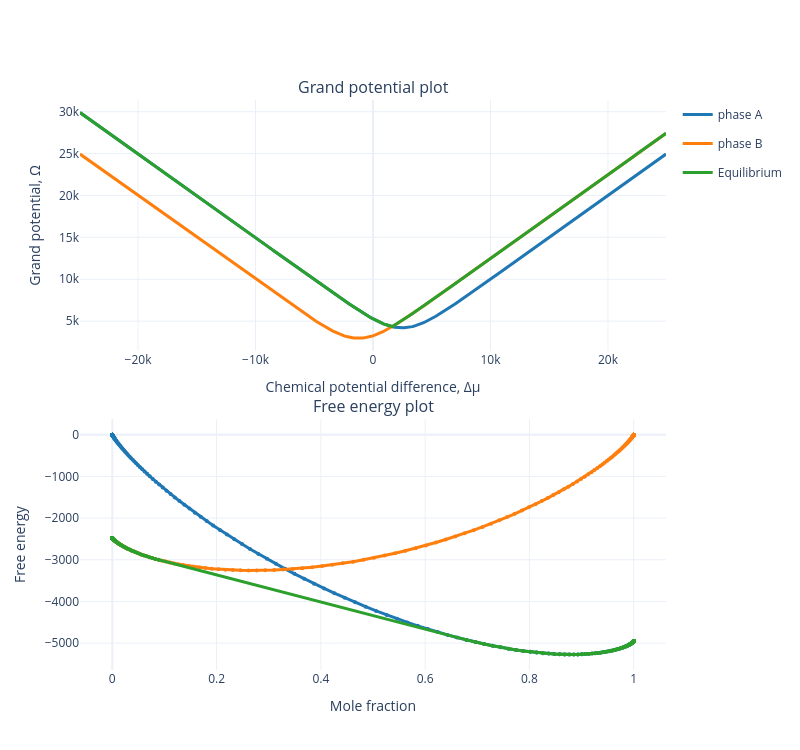

Here is the notebook cell this chart was saved with:
### Code cell
# Evaluate data
gA_vals = phaseAb(input_tensor).detach().cpu().numpy().squeeze()
gB_vals = phaseBb(input_tensor).detach().cpu().numpy().squeeze()
gsys_vals = systemb(input_tensor).detach().cpu().numpy().squeeze()
x_mu = input_tensor[..., 1].detach().cpu().numpy().squeeze()

xA_frac = -muAd[:, 1].detach().cpu().numpy().squeeze()
yA_free = -fAd.detach().cpu().numpy().squeeze()

xB_frac = -muBd[:, 1].detach().cpu().numpy().squeeze()
yB_free = -fBd.detach().cpu().numpy().squeeze()

xsys_frac = -musysd[:, 1].detach().cpu().numpy().squeeze()
ysys_free = -fsysd.detach().cpu().numpy().squeeze()

# Create stacked subplots (2 rows, 1 col) with linked legend
fig = make_subplots(
    rows=2, cols=1,
    shared_xaxes=False,
    vertical_spacing=0.12,
    subplot_titles=("Grand potential plot", "Free energy plot")
)

colors = {
    "phase A": "#1f77b4",
    "phase B": "#ff7f0e",
    "Equilibrium": "#2ca02c"
}

# --- Top Plot: Grand potential ---
fig.add_trace(
    go.Scatter(
        x=x_mu, y=gA_vals,
        name="phase A",
        legendgroup="phase A",
        showlegend=True,
        line=dict(width=3, color=colors["phase A"])
    ),
    row=1, col=1
)
fig.add_trace(
    go.Scatter(
        x=x_mu, y=gB_vals,
        name="phase B",
        legendgroup="phase B",
        showlegend=True,
        line=dict(width=3, color=colors["phase B"])
    ),
    row=1, col=1
)
fig.add_trace(
    go.Scatter(
        x=x_mu, y=gsys_vals,
        name="Equilibrium",
        legendgroup="Equilibrium",
        showlegend=True,
        line=dict(width=3, color=colors["Equilibrium"])
    ),
    row=1, col=1
)

# --- Bottom Plot: Free energy ---
fig.add_trace(
    go.Scatter(
        x=xA_frac, y=yA_free,
        name="phase A",
        legendgroup="phase A",
        showlegend=False,
        mode="lines+markers",
        marker=dict(size=4),
        line=dict(width=3, color=colors["phase A"])
    ),
    row=2, col=1
)
fig.add_trace(
    go.Scatter(
        x=xB_frac, y=yB_free,
        name="phase B",
        legendgroup="phase B",
        showlegend=False,
        mode="lines+markers",
        marker=dict(size=4),
        line=dict(width=3, color=colors["phase B"])
    ),
    row=2, col=1
)
fig.add_trace(
    go.Scatter(
        x=xsys_frac, y=ysys_free,
        name="Equilibrium",
        legendgroup="Equilibrium",
        showlegend=False,
        mode="lines+markers",
        marker=dict(size=4),
        line=dict(width=3, color=colors["Equilibrium"])
    ),
    row=2, col=1
)

fig.update_xaxes(title_text="Chemical potential difference, Δμ", row=1, col=1)
fig.update_yaxes(title_text="Grand potential, Ω", row=1, col=1)

fig.update_xaxes(title_text="Mole fraction", row=2, col=1)
fig.update_yaxes(title_text="Free energy", row=2, col=1)

fig.update_layout(
    height=750,
    width=800,
    template="plotly_white"
)

fig.show()

### Figure 1 — Plotly figure (JSON) as saved in the notebook; plotly's stock layout.template omitted (floating-point values rounded to 4 significant figures; data arrays with more than 128 entries replaced by an {"elided": "..."} marker saying what was removed)
{"data": [{"legendgroup": "phase A", "line": {"color": "#1f77b4", "width": 3}, "name": "phase A", "showlegend": true, "type": "scatter", "x": {"elided": "500 float values"}, "xaxis": "x", "y": {"elided": "500 float values"}, "yaxis": "y"}, {"legendgroup": "phase B", "line": {"color": "#ff7f0e", "width": 3}, "name": "phase B", "showlegend": true, "type": "scatter", "x": {"elided": "500 float values"}, "xaxis": "x", "y": {"elided": "500 float values"}, "yaxis": "y"}, {"legendgroup": "Equilibrium", "line": {"color": "#2ca02c", "width": 3}, "name": "Equilibrium", "showlegend": true, "type": "scatter", "x": {"elided": "500 float values"}, "xaxis": "x", "y": {"elided": "500 float values"}, "yaxis": "y"}, {"legendgroup": "phase A", "line": {"color": "#1f77b4", "width": 3}, "marker": {"size": 4}, "mode": "lines+markers", "name": "phase A", "showlegend": false, "type": "scatter", "x": {"elided": "500 float values"}, "xaxis": "x2", "y": {"elided": "500 float values"}, "yaxis": "y2"}, {"legendgroup": "phase B", "line": {"color": "#ff7f0e", "width": 3}, "marker": {"size": 4}, "mode": "lines+markers", "name": "phase B", "showlegend": false, "type": "scatter", "x": {"elided": "500 float values"}, "xaxis": "x2", "y": {"elided": "500 float values"}, "yaxis": "y2"}, {"legendgroup": "Equilibrium", "line": {"color": "#2ca02c", "width": 3}, "marker": {"size": 4}, "mode": "lines+markers", "name": "Equilibrium", "showlegend": false, "type": "scatter", "x": {"elided": "500 float values"}, "xaxis": "x2", "y": {"elided": "500 float values"}, "yaxis": "y2"}], "layout": {"annotations": [{"font": {"size": 16}, "showarrow": false, "text": "Grand potential plot", "x": 0.5, "xanchor": "center", "xref": "paper", "y": 1, "yanchor": "bottom", "yref": "paper"}, {"font": {"size": 16}, "showarrow": false, "text": "Free energy plot", "x": 0.5, "xanchor": "center", "xref": "paper", "y": 0.44, "yanchor": "bottom", "yref": "paper"}], "height": 750, "width": 800, "xaxis": {"anchor": "y", "domain": [0, 1], "title": {"text": "Chemical potential difference, Δμ"}}, "xaxis2": {"anchor": "y2", "domain": [0, 1], "title": {"text": "Mole fraction"}}, "yaxis": {"anchor": "x", "domain": [0.56, 1], "title": {"text": "Grand potential, Ω"}}, "yaxis2": {"anchor": "x2", "domain": [0, 0.44], "title": {"text": "Free energy"}}}}
